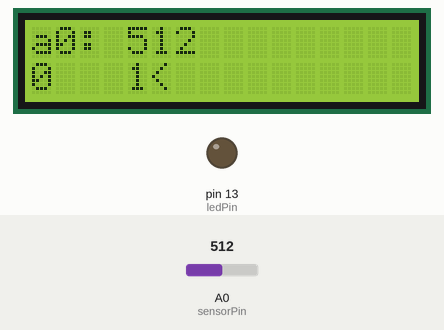
This sketch was run on a simulated Arduino Uno, built with avr-gcc and run on an emulated ATmega328P. On the bench: 16×2 character LCD, output pins drawn as LEDs (lit = HIGH). The test bench sets the inputs (shaded band); at power-on: A0 (sensorPin) = 512.

Above: at 1.2 s.
1.3 s: A0 (sensorPin) set to 716
At 1.37 s:
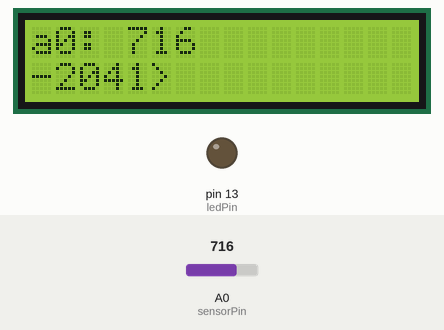
2.9 s: A0 (sensorPin) set to 900
At 4.1 s:
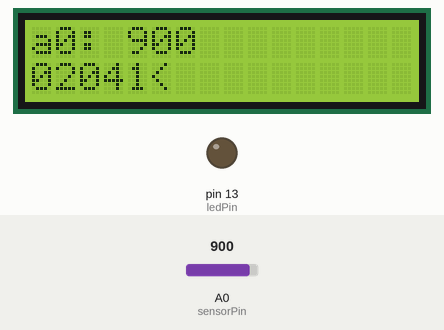
4.5 s: A0 (sensorPin) set to 1023
At 5.8 s:
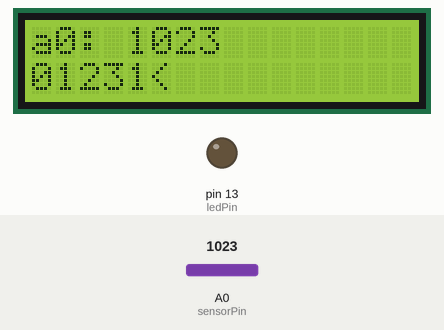
Timing chart, 0 to 7.5 s (numbered marks = the images above; inputs shaded):
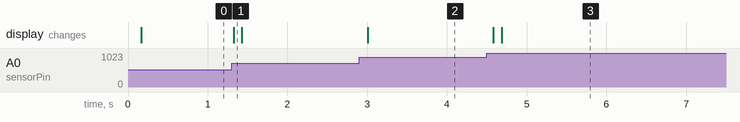

The sketch:

MantraV1_1.ino
```cpp
const int sensorPin = A0;    // select the input pin for the potentiometer
const int ledPin = 13;
const int buttonPin = 2;  // select the pin for the LED
int sensorValue = 0; // variable to store the value coming from the sensor
int sensorDelta = 0;
int sensorDeltaRet = 0;
int sensorValueDelayXLater=0;

const int sensorMin = 00;      // sensor minimum, discovered through experiment
const int sensorMax = 900;    // sensor maximum, discovered through experiment
int val = 0;
// include the library code:
#include <LiquidCrystal.h>
LiquidCrystal lcd(7, 8, 9, 10, 11, 12);
void setup() {

  // declare the ledPin as an OUTPUT:
  pinMode(ledPin, OUTPUT);

  lcd.begin(16, 2);
  // Print a message to the LCD.
 // lcd.print("Reading A0");

}

void printRawSensorValue(){
    // read the value from the sensor:
  sensorValue = analogRead(sensorPin);
  lcd.setCursor(0, 0);
  lcd.print("a0:");
  lcd.setCursor(4, 0);
  lcd.print(sensorValue);
}

int getAndPrintSensorDelta(int deltaT){
  sensorValue = analogRead(sensorPin);  //upddate the sensor value to allow more responsiveness between cases
  delay(deltaT); //delta t
  sensorValueDelayXLater = analogRead(sensorPin);
  sensorDeltaRet = sensorValue - sensorValueDelayXLater; //sensorVal(t)-sensorVal(t+DelayX)
  lcd.setCursor(0, 1);
  lcd.print(sensorDeltaRet);
  return sensorDeltaRet;
}

void loop() {
  lcd.setCursor(8, 0);
 // lcd.print(millis()/1000);
  int val = analogRead(sensorPin);

  printRawSensorValue();

  // read the value from the sensor:


  sensorValue = analogRead(sensorPin);
  sensorDelta = getAndPrintSensorDelta(100);


//something weird is going on with how you're setting the cursor...


if (sensorDelta < 0) {

if (sensorValue <= 350){
lcd.setCursor(4, 1);
lcd.print("123456789>");
}
if (sensorValue <= 355){
lcd.setCursor(4, 1);
lcd.print("12345678> ");
}
if (sensorValue <= 360){
lcd.setCursor(4, 1);
lcd.print("1234567>  ");
}
if (sensorValue <= 365){
lcd.setCursor(4, 1);
lcd.print("123456>   ");
}
if (sensorValue >= 370){
  lcd.setCursor(4, 1);
lcd.print("12345>    ");
}
if (sensorValue <= 375){
  lcd.setCursor(4, 1);
lcd.print("1234>     ");
}
if (sensorValue <= 380){
  lcd.setCursor(4, 1);
lcd.print("123>      ");
}
if (sensorValue <= 385){
  lcd.setCursor(4, 1);
lcd.print("12>       ");
}
if (sensorValue >= 390){
  lcd.setCursor(4, 1);
lcd.print("1>        ");
}
}

if( sensorDelta >= 0){

if (sensorValue <= 350  ){ //if inhale
lcd.setCursor(4, 1);
lcd.print("123456789<");
}
if (sensorValue <= 355  ){
  lcd.setCursor(4, 1);
lcd.print("12345678< ");
}
if (sensorValue <= 360  ){
  lcd.setCursor(4, 1);
lcd.print("1234567<  ");
}
if (sensorValue <= 365  ){
  lcd.setCursor(4, 1);
lcd.print("123456<   ");
}
if (sensorValue >= 370  ){
  lcd.setCursor(4, 1);
lcd.print("12345<    ");
}
if (sensorValue <= 375  ){
  lcd.setCursor(4, 1);
lcd.print("1234<     ");
}
if (sensorValue <= 380  ){
  lcd.setCursor(4, 1);
lcd.print("123<      ");
}
if (sensorValue <= 385  ){
  lcd.setCursor(4, 1);
lcd.print("12<       ");
}
if (sensorValue >= 390  ){
  lcd.setCursor(4, 1);
lcd.print("1<        ");
}
}
//  switch (sensorValue) {
//  case 250:    // your hand is on the sensor
//   lcd.print("dark            ");
//    break;
//  case 300:    // your hand is close to the sensor
//    sensorValue = analogRead(sensorPin);
//    lcd.print("dim             ");
//    break;
//  case 350:    // your hand is a few inches from the sensor
//    sensorValue = analogRead(sensorPin);
//    lcd.print("medium          ");
//    break;
//  case 400:    // your hand is nowhere near the sensor
//    sensorValue = analogRead(sensorPin);
//    lcd.print("bright          ");
//    break;
//  case 450:    // your hand is nowhere near the sensor
//    sensorValue = analogRead(sensorPin);
//    lcd.print("very bright     ");
//    break;
//  }


}
```

Measured:
- after the input at 1.3 s, the display: first changes at once (image 1 shows a later state)
- after the input at 2.9 s, the display: changes after 0.11 s (image 2)
- after the input at 4.5 s, the display: first changes after 0.08 s (image 3 shows a later state)
